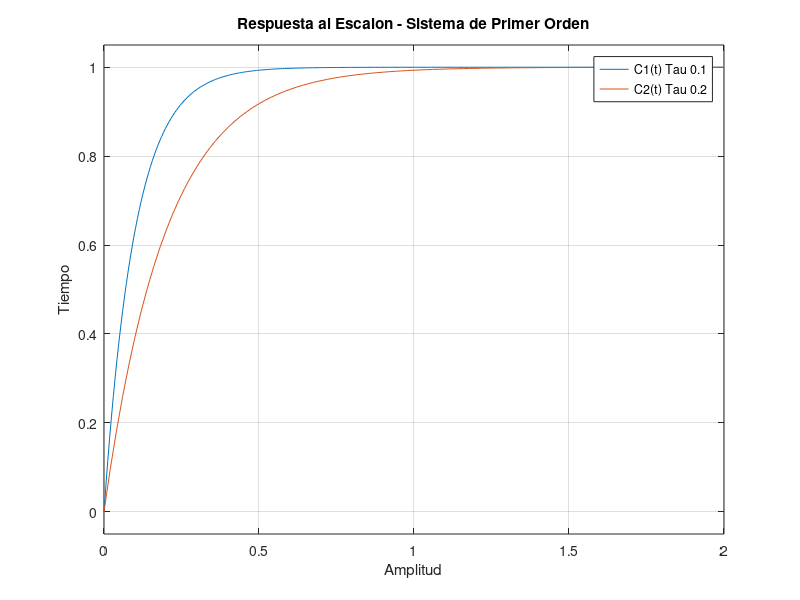

This figure's MATLAB source:
clc
hold on % para que aparezcan las 2 funciones graficadas
        % si quisiese hacer step(G1) step(G2)

% Cuando son comandos irrelevantes, ponemos ; al final, para que no lo
% muestre en la Command Window
T1 = 0.1;
T2 = 0.2;

num = [1]; 
den = [T1 1]; 
G1 = tf(num, den)

num = [1]; 
den = [T2 1]; 
G2 = tf(num, den)

step(G1, G2) 
title('Respuesta al Escalon - Sistema de Primer Orden')
xlabel('Amplitud')
ylabel('Tiempo')
legend('C1(t) Tau 0.1', 'C2(t) Tau 0.2')
    % C1 responde de manera mas rapida y se estabiliza antes que C2
    % Mas chico es el Tau => mas rapido responde el sistema
    % Mas grande (eje izquierda) es el polo => mas rapido responde el sistema
    % en Tau=1 alcanza el 63,2% de la respuesta final
